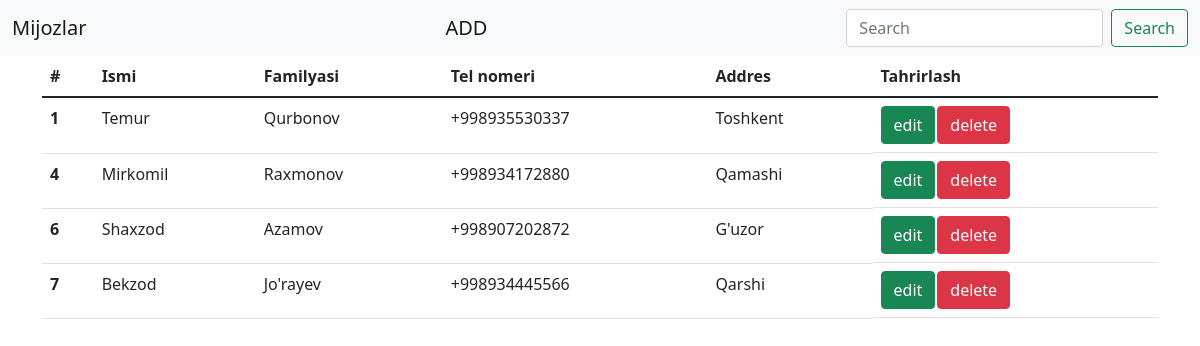
The page / on the database its author committed.
### main/models.py (models this page shows, shortened)
class Customer(models.Model):
    first_name = models.CharField(max_length=100)
    last_name = models.CharField(max_length=100)
    phon_number = models.CharField(max_length=13)
    addres = models.TextField()

### main/views.py (the view, shortened to what this page needs)
# urls.py: path('', index_view,name='index-url'),
def index_view(request):
    search = request.GET.get('q', None)
    customers = Customer.objects.all()
    return render(
        request,
        'main/index.html',
        {'customers':customers}
    )

### templates/main/index.html (shortened to what this page needs)
<!DOCTYPE html>
<html lang="en">
<head>
    <link href="https://cdn.jsdelivr.net/npm/bootstrap@5.1.3/dist/css/bootstrap.min.css" rel="stylesheet">
</head>
<body>
    <div class="wrapper">
        <nav class="navbar navbar-light bg-light">
  <div class="container-fluid">
    <a class="navbar-brand" href="/">Mijozlar</a>
    <a class="navbar-brand" href="{% url 'customer-add-url' %}">ADD</a>
    <form class="d-flex" method="GET" action="/">
      <input class="form-control me-2" type="search" placeholder="Search" aria-label="Search" name="q">
      <button class="btn btn-outline-success" type="submit">Search</button>
    </form>
  </div>
</nav>
<div class="container">
    {% if customers %}
        <table class="table">
  <thead>
    <tr>
      <th scope="col">#</th>
      <th scope="col">Ismi</th>
      <th scope="col">Familyasi</th>
      <th scope="col">Tel nomeri</th>
      <th scope="col">Addres</th>
      <th scope="col">Tahrirlash</th>
    </tr>
  </thead>
  <tbody>
  {% for customer in customers %}
    <tr>
      <th scope="row">{{ customer.id }}</th>
      <td>{{customer.first_name}}</td>
      <td>{{customer.last_name}}</td>
      <td>{{customer.phon_number}}</td>
      <td>{{customer.addres}}</td>
      <td style="display: flex">
          <a href="{% url 'customer-edit-url' customer_id=customer.id %}" class="btn btn-success" style="margin-right: 2px">edit</a>
          <form action="{% url 'customer-delete-url' customer_id=customer.id %}" method='post'>
              <button type="submit"class="btn btn-danger">delete</button>
          </form>
      </td>
    </tr>
  {% endfor %}
  </tbody>
</table>
    {% else %}
        <h1 style="text-align: center">Mijozlar topilmadi yoki yo'q! </h1>
    {% endif %}
</div>
    </div>
</body>
</html>

### rows shown on the page
Customer: id "1", first_name "Temur", last_name "Qurbonov", phon_number "+998935530337", addres "Toshkent"
Customer: id "4", first_name "Mirkomil", last_name "Raxmonov", phon_number "+998934172880", addres "Qamashi"
Customer: id "6", first_name "Shaxzod", last_name "Azamov", phon_number "+998907202872", addres "G'uzor"
Customer: id "7", first_name "Bekzod", last_name "Jo'rayev", phon_number "+998934445566", addres "Qarshi"
